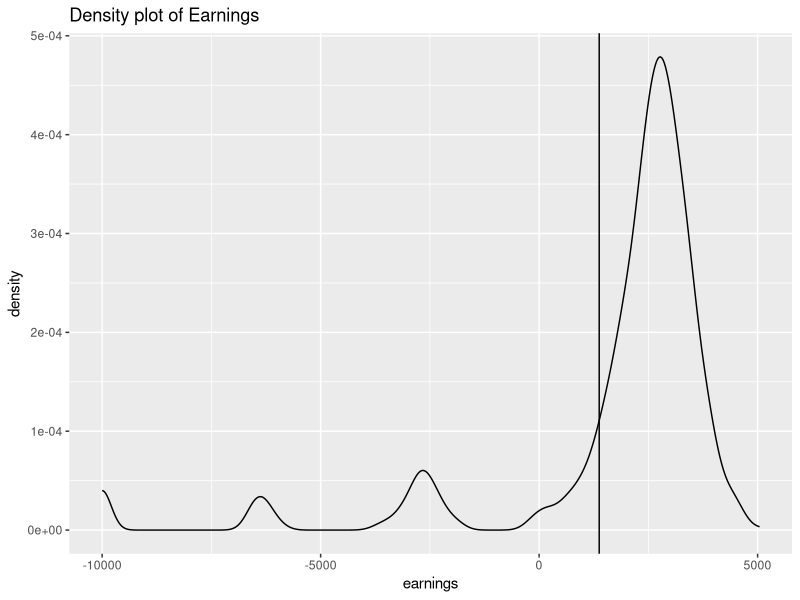
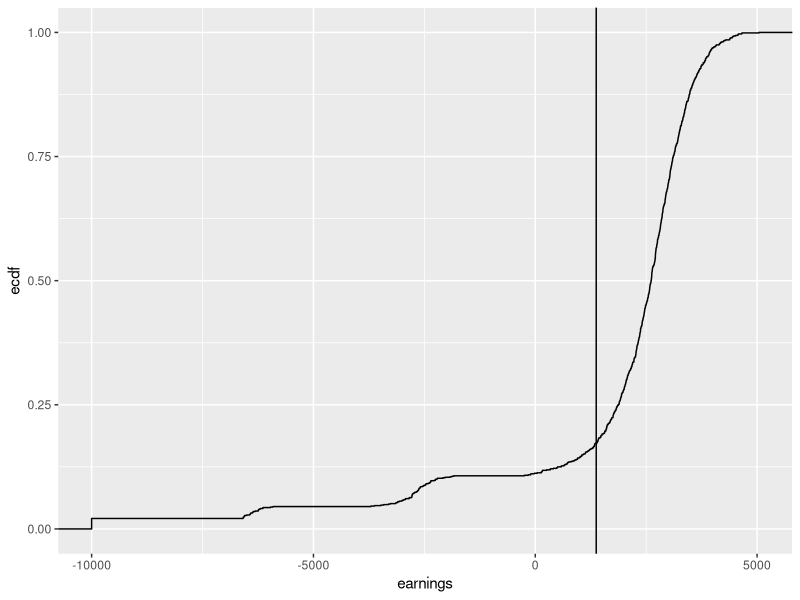

Generate these figures, in order, with R:
## ---- chunk 1
knitr::opts_chunk$set(echo = TRUE, message = FALSE, warning = FALSE)

## ---- chunk 2
# Load packages
library(tidyverse) 

# Define n
n <- 1000

# Empty data frame for 1000 simulated days
data <- data.frame(day = seq(1:n),
                demand = NA, # demand in Rockport
                quantity = NA, # quantity sold
                price = NA, # price per pound
                cost = 10000, # cost of daily operations
                earnings = NA)

head(data)

## ---- chunk 3
set.seed(123)
rnorm(1000) %>% mean()
rnorm(1000) %>% mean()

## ---- chunk 4
set.seed(123)
rnorm(1000) %>% mean()

set.seed(123)
rnorm(1000) %>% mean()

## ---- chunk 5
n <- 1000

set.seed(123)

data <- data %>% mutate(price = rnorm(n,mean=3.65,sd=0.2),
                        demand = sample(x=c(0,1000,2000,3000,4000,5000,6000),
                                      size=n,
                                      replace=T,
                                      prob=c(0.02,0.03,0.05,0.08,0.33,0.29,0.2)),
                quantity = ifelse(demand>=3500,3500,demand),
                cost = 10000, 
                earnings = price*quantity-10000)

head(data)
## ---- chunk 6
ggplot(data, aes(earnings))+geom_density()+geom_vline(xintercept=1375)+labs(title = "Density plot of Earnings")
ggplot(data,aes(earnings))+geom_vline(xintercept=1374)+stat_ecdf(geom="step")
## ---- chunk 7
mean(data$earnings > 1375)
## ---- chunk 8
mean(data$earnings < 0)
## ---- chunk 9
mean(data$earnings)
